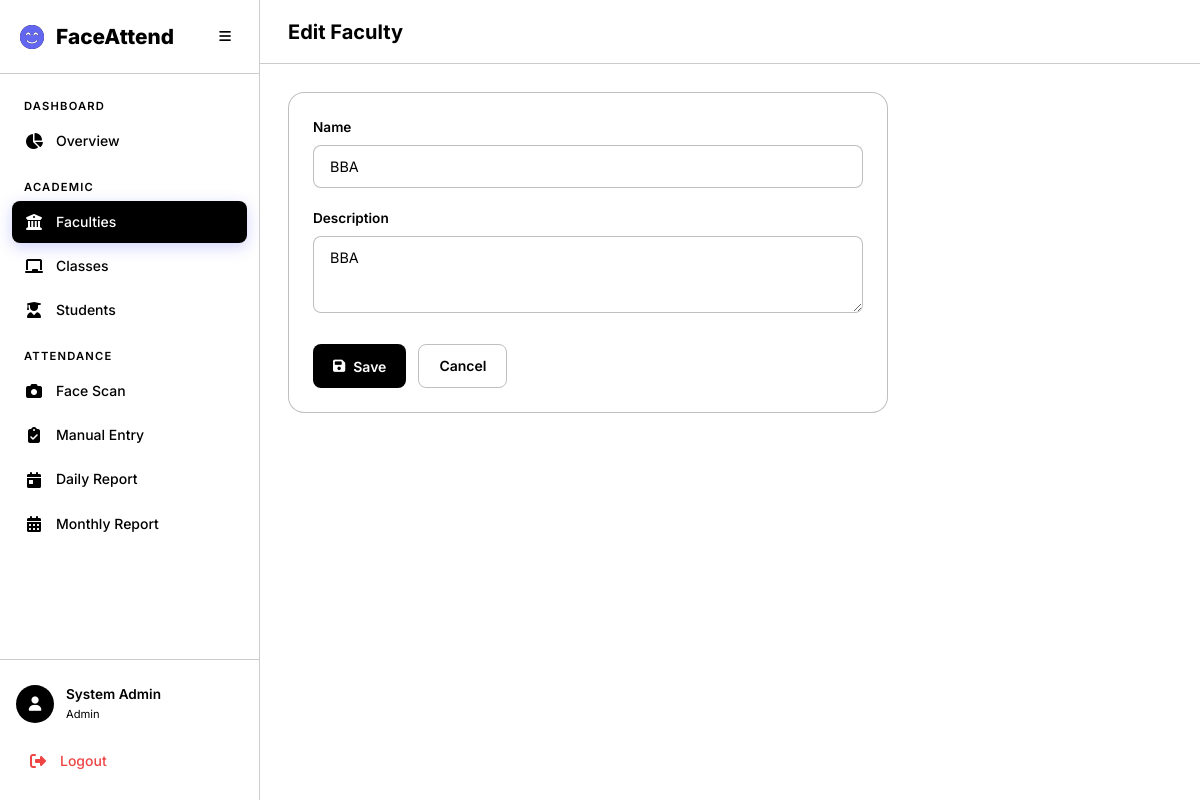
Page /academics/faculties/2/edit/ on the committed database.
### accounts/models.py (models this page shows, shortened)
class User(AbstractUser):
    class Role(models.TextChoices):
        ADMIN = 'admin', 'Admin'
        TEACHER = 'teacher', 'Teacher'
        STUDENT = 'student', 'Student'
    role = models.CharField(
        max_length=10,
        choices=Role.choices,
        default=Role.STUDENT,
    )
    phone = models.CharField(max_length=20, blank=True)
    profile_image = models.ImageField(upload_to='profiles/', blank=True, null=True)

### academics/models.py (models this page shows, shortened)
class Faculty(models.Model):
    name = models.CharField(max_length=200, unique=True)
    description = models.TextField(blank=True)
    created_at = models.DateTimeField(auto_now_add=True)
    updated_at = models.DateTimeField(auto_now=True)
    class Meta:
        verbose_name_plural = 'Faculties'
        ordering = ['name']

### academics/views.py (the view)
# urls.py: path('faculties/<int:pk>/edit/', views.faculty_edit, name='faculty_edit'),
@login_required
@admin_required
def faculty_edit(request, pk):
    faculty = get_object_or_404(Faculty, pk=pk)
    if request.method == 'POST':
        form = FacultyForm(request.POST, instance=faculty)
        if form.is_valid():
            form.save()
            messages.success(request, 'Faculty updated successfully.')
            return redirect('academics:faculty_list')
    else:
        form = FacultyForm(instance=faculty)
    return render(request, 'academics/faculty_form.html', {'form': form, 'title': 'Edit Faculty'})

### academics/forms.py
class FacultyForm(forms.ModelForm):
    class Meta:
        model = Faculty
        fields = ['name', 'description']
        widgets = {
            'name': forms.TextInput(attrs={'class': 'form-input', 'placeholder': 'Faculty name'}),
            'description': forms.Textarea(attrs={'class': 'form-textarea', 'rows': 3, 'placeholder': 'Description (optional)'}),
        }

### templates/academics/faculty_form.html (shortened to what this page needs)
{% extends 'base.html' %}
{% block page_title %}{{ title }}{% endblock %}
{% block content %}
<div class="card animate-fade-in" style="max-width: 600px;">
    <form method="post">
        {% for field in form %}
        <div class="form-group">
            <label class="form-label" for="{{ field.id_for_label }}">{{ field.label }}</label>
            {{ field }}
        </div>
        {% endfor %}
        <div class="form-actions">
            <button type="submit" class="btn btn-primary"><i class="fas fa-save"></i> Save</button>
            <a href="javascript:history.back()" class="btn btn-outline">Cancel</a>
        </div>
    </form>
</div>
{% endblock %}

### templates/base.html (shortened to what this page needs)
<!DOCTYPE html>
<html lang="en" data-theme="dark">
<head>
    <link rel="stylesheet" href="https://cdnjs.cloudflare.com/ajax/libs/font-awesome/6.5.1/css/all.min.css">
    {% load static %}
    <link rel="stylesheet" href="{% static 'css/style.css' %}">
</head>
<body>
    {% if user.is_authenticated %}
    <div class="app-layout">
        <aside class="sidebar" id="sidebar">
            <div class="sidebar-header">
                <div class="logo">
                    <i class="fas fa-face-smile-beam"></i>
                    <span>FaceAttend</span>
                </div>
                <button class="sidebar-toggle" id="sidebarToggle">
                    <i class="fas fa-bars"></i>
                </button>
            </div>
            <nav class="sidebar-nav">
                {% if user.role == 'admin' %}
                <div class="nav-section">
                    <span class="nav-section-title">Dashboard</span>
                    <a href="{% url 'academics:admin_dashboard' %}" class="nav-link {% if request.resolver_match.url_name == 'admin_dashboard' %}active{% endif %}">
                        <i class="fas fa-chart-pie"></i><span>Overview</span>
                    </a>
                </div>
                <div class="nav-section">
                    <span class="nav-section-title">Academic</span>
                    <a href="{% url 'academics:faculty_list' %}" class="nav-link {% if 'faculty' in request.resolver_match.url_name %}active{% endif %}">
                        <i class="fas fa-building-columns"></i><span>Faculties</span>
                    </a>
                    <a href="{% url 'academics:class_list' %}" class="nav-link {% if 'class' in request.resolver_match.url_name %}active{% endif %}">
                        <i class="fas fa-chalkboard"></i><span>Classes</span>
                    </a>
                    <a href="{% url 'academics:student_list' %}" class="nav-link {% if 'student' in request.resolver_match.url_name %}active{% endif %}">
                        <i class="fas fa-user-graduate"></i><span>Students</span>
                    </a>
                </div>
                <div class="nav-section">
                    <span class="nav-section-title">Attendance</span>
                    <a href="{% url 'attendance:camera' %}" class="nav-link {% if request.resolver_match.url_name == 'camera' %}active{% endif %}">
                        <i class="fas fa-camera"></i><span>Face Scan</span>
                    </a>
                    <a href="{% url 'attendance:manual' %}" class="nav-link {% if request.resolver_match.url_name == 'manual' %}active{% endif %}">
                        <i class="fas fa-clipboard-check"></i><span>Manual Entry</span>
                    </a>
                    <a href="{% url 'attendance:daily_report' %}" class="nav-link {% if request.resolver_match.url_name == 'daily_report' %}active{% endif %}">
                        <i class="fas fa-calendar-day"></i><span>Daily Report</span>
                    </a>
                    <a href="{% url 'attendance:monthly_report' %}" class="nav-link {% if request.resolver_match.url_name == 'monthly_report' %}active{% endif %}">
                        <i class="fas fa-calendar-alt"></i><span>Monthly Report</span>
                    </a>
                </div>
                {% endif %}
            </nav>
            <div class="sidebar-footer">
                <div class="user-card">
                    <div class="user-avatar">
                        <i class="fas fa-user"></i>
                    </div>
                    <div class="user-info">
                        <span class="user-name">{{ user.get_full_name|default:user.username }}</span>
                        <span class="user-role">{{ user.get_role_display }}</span>
                    </div>
                </div>
                <a href="{% url 'accounts:logout' %}" class="nav-link logout-link">
                    <i class="fas fa-sign-out-alt"></i><span>Logout</span>
                </a>
            </div>
        </aside>
        <main class="main-content">
            <header class="top-bar">
                <h1 class="page-title">{% block page_title %}Dashboard{% endblock %}</h1>
            </header>
            <div class="content-area">
                {% block content %}{% endblock %}
            </div>
        </main>
    </div>
    {% else %}
    <div class="auth-layout">
        {% block auth_content %}{% endblock %}
    </div>
    {% endif %}
</body>
</html>

### rows in the picture
User: get_full_name "System Admin", role "Admin"
Faculty: form "BBA" "BBA"

### other values in the picture
{{ title }} "Edit Faculty"
{{ field.label }} "Name" "Description"
